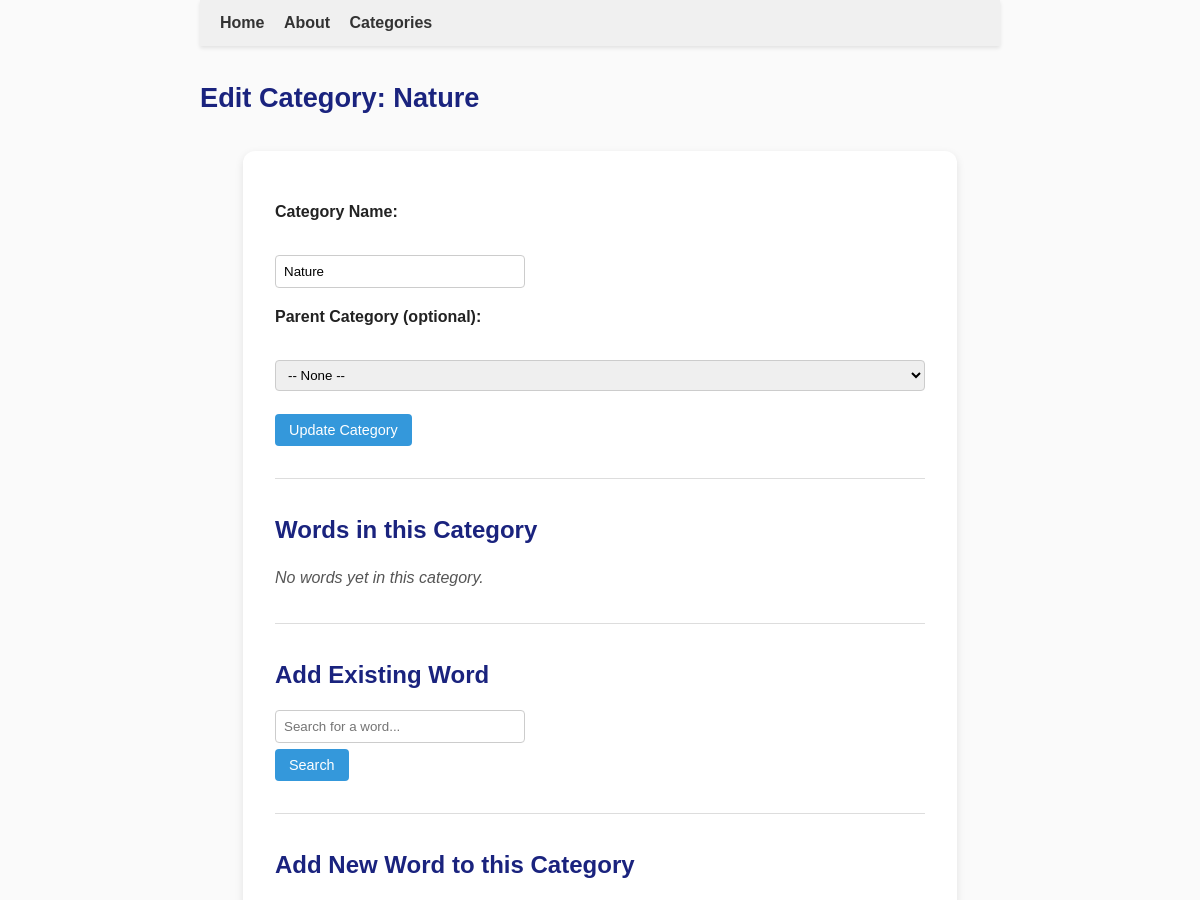
Before: /admin/categories/1/edit (signed in, upper part) with the older database file.
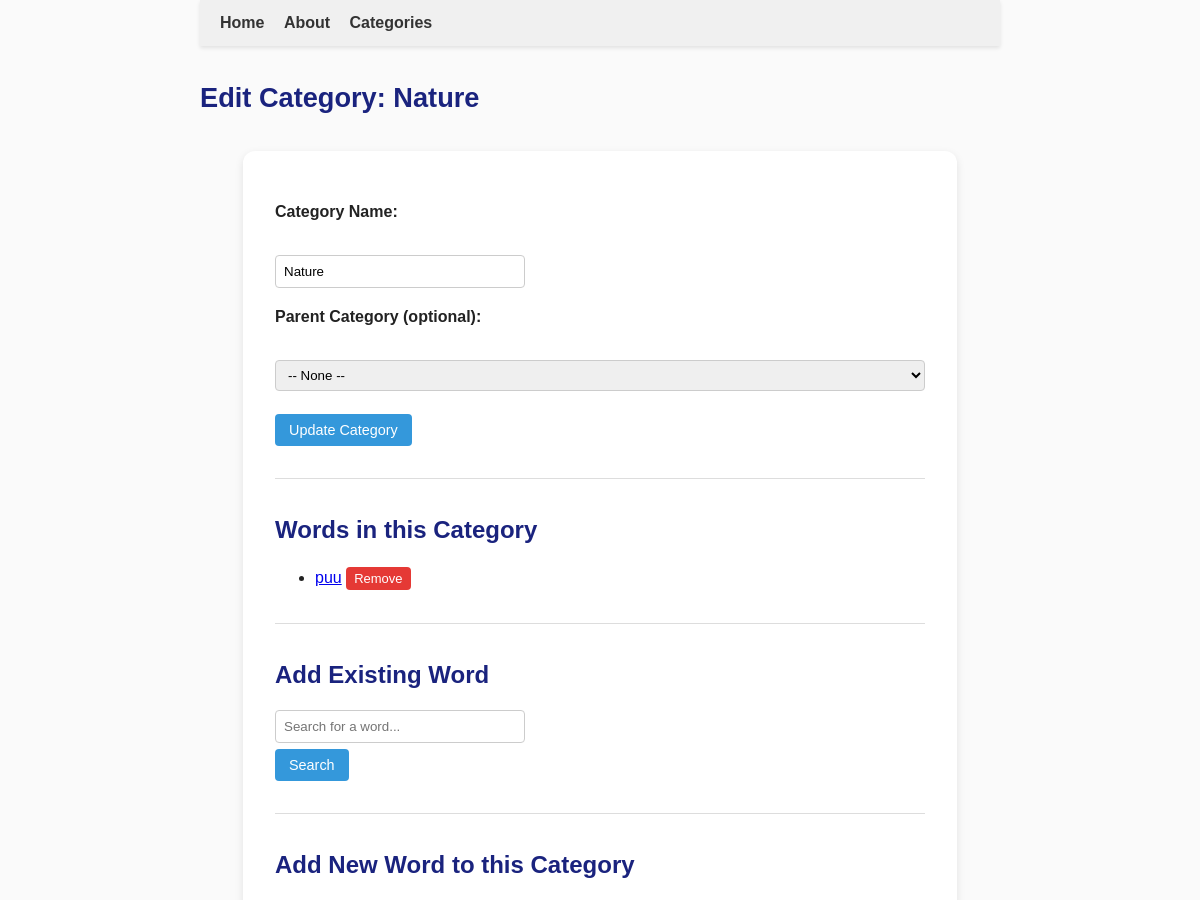
After: the same page with the newer database file.
### tables this page shows
CREATE TABLE words (
        id INTEGER PRIMARY KEY,
        word TEXT UNIQUE NOT NULL,
        pos_id INTEGER REFERENCES parts_of_speech(id)
    , created_at TEXT, updated_at TEXT, language_code TEXT DEFAULT 'fi');

### app.py (the view, shortened to what this page needs)
@app.route("/admin/categories/<int:category_id>/edit", methods=["GET", "POST"])
@admin_required
def admin_edit_category(category_id):
    conn = sqlite3.connect("finnish.db", timeout=10)  # longer timeout
    conn.row_factory = sqlite3.Row
    cur = conn.cursor()
    cur.execute("SELECT * FROM categories WHERE id = ?", (category_id,))
    category = cur.fetchone()
    if not category:
        conn.close()
        flash("Category not found.", "danger")
        return redirect(url_for("admin_dashboard"))
    cur.execute("SELECT id, name FROM categories WHERE id != ?", (category_id,))
    all_categories = cur.fetchall()
    cur.execute("SELECT id, name FROM parts_of_speech ORDER BY name")
    pos_list = cur.fetchall()
    action = request.form.get("action")
    search_query = request.args.get("word_query", "").strip()
    search_results = []
    if search_query:
        cur.execute("SELECT id, word FROM words WHERE word LIKE ? ORDER BY word", (f"{search_query}%",))
        search_results = cur.fetchall()
    cur.execute("""
        SELECT w.id, w.word
        FROM words w
        JOIN word_categories wc ON w.id = wc.word_id
        WHERE wc.category_id = ?
        ORDER BY w.word
    """, (category_id,))
    category_words = cur.fetchall()
    conn.close()
    return render_template(
        "admin_edit_category.html",
        category=category,
        all_categories=all_categories,
        category_words=category_words,
        pos_list=pos_list,
        search_query=search_query,
        search_results=search_results
    )

### app.py (called while the page is built)
def admin_required(f):
    @wraps(f)
    def decorated_function(*args, **kwargs):
        if not session.get('admin_logged_in'):
            flash("Admin login required.", "warning")
            return redirect(url_for('login'))
        return f(*args, **kwargs)
    return decorated_function

### templates/admin_edit_category.html (shortened to what this page needs)
{% extends "base.html" %}
{% block content %}
<h2>Edit Category: {{ category['name'] }}</h2>
<div class="admin-add-word-container">
    <form method="POST" action="{{ url_for('admin_edit_category', category_id=category['id']) }}" class="admin-add-word-form">
        <p>
            <label>Category Name:</label><br>
            <input type="text" name="name" value="{{ category['name'] }}" required class="admin-input">
        </p>
        <p>
            <label>Parent Category (optional):</label><br>
            <select name="parent_id" class="admin-select">
                <option value="">-- None --</option>
            </select>
        </p>
        <p>
            <button type="submit" class="admin-btn">Update Category</button>
        </p>
    </form>
    <hr>
    <h3>Words in this Category</h3>
    {% if category_words %}
        <ul>
        {% for w in category_words %}
            <li>
                <a href="{{ url_for('show_word', word_name=w['word']) }}" target="_blank">{{ w['word'] }}</a>
                <form method="POST" action="{{ url_for('admin_remove_word_from_category', category_id=category['id'], word_id=w['id']) }}" style="display:inline;">
                    <button type="submit" class="admin-btn-small delete-btn">Remove</button>
                </form>
            </li>
        {% endfor %}
        </ul>
    {% else %}
        <p><em>No words yet in this category.</em></p>
    {% endif %}
    <hr>
    <h3>Add Existing Word</h3>
    <form method="GET" action="{{ url_for('admin_edit_category', category_id=category['id']) }}" class="admin-add-word-form">
        <p>
            <input type="text" name="word_query" class="admin-input" placeholder="Search for a word..." value="{{ search_query }}">
            <button type="submit" class="admin-btn">Search</button>
        </p>
    </form>
    <hr>
    <h3>Add New Word to this Category</h3>
</div>
{% endblock %}

Changed rows visible on the page:
added words: word "puu"
Other visible differences:
text no longer shown: "No words yet in this category."
